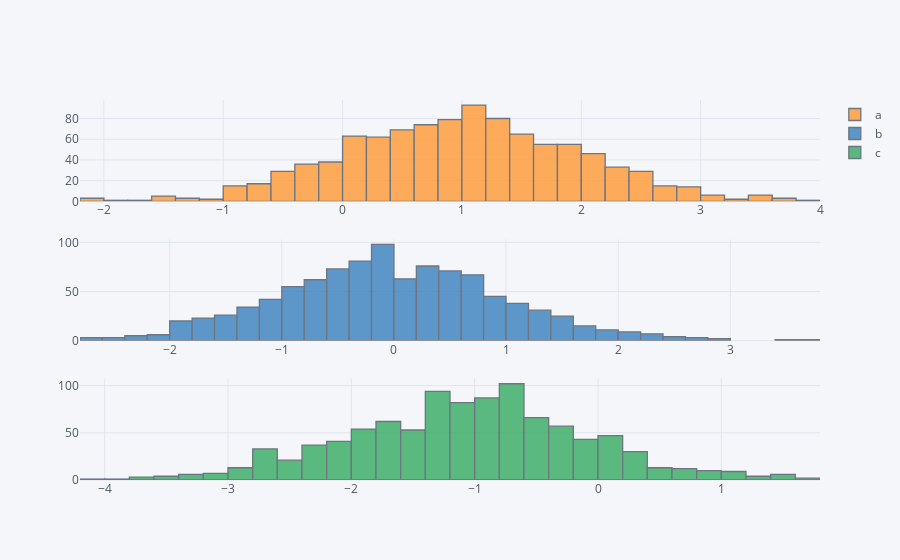

Notebook code for this chart:
### Code cell
iplot(df.iplot(asFigure=True,kind='histogram', subplots=True, shape=(3, 1), filename='cufflinks/histogram-subplots'))

### Figure 1 — Plotly figure (JSON) as saved in the notebook; plotly's stock layout.template omitted (floating-point values rounded to 4 significant figures; data arrays with more than 128 entries replaced by an {"elided": "..."} marker saying what was removed)
{"data": [{"histfunc": "count", "histnorm": "", "marker": {"color": "rgba(255, 153, 51, 1.0)", "line": {"color": "#4D5663", "width": 1.3}}, "name": "a", "opacity": 0.8, "orientation": "v", "type": "histogram", "uid": "f8fb53fa-fd94-11e8-845a-c49ded18145b", "x": {"elided": "1000 float values"}, "xaxis": "x", "yaxis": "y"}, {"histfunc": "count", "histnorm": "", "marker": {"color": "rgba(55, 128, 191, 1.0)", "line": {"color": "#4D5663", "width": 1.3}}, "name": "b", "opacity": 0.8, "orientation": "v", "type": "histogram", "uid": "f8fb7b22-fd94-11e8-8e82-c49ded18145b", "x": {"elided": "1000 float values"}, "xaxis": "x2", "yaxis": "y2"}, {"histfunc": "count", "histnorm": "", "marker": {"color": "rgba(50, 171, 96, 1.0)", "line": {"color": "#4D5663", "width": 1.3}}, "name": "c", "opacity": 0.8, "orientation": "v", "type": "histogram", "uid": "f8fb7b23-fd94-11e8-b2d8-c49ded18145b", "x": {"elided": "1000 float values"}, "xaxis": "x3", "yaxis": "y3"}], "layout": {"barmode": "overlay", "legend": {"bgcolor": "#F5F6F9", "font": {"color": "#4D5663"}}, "paper_bgcolor": "#F5F6F9", "plot_bgcolor": "#F5F6F9", "titlefont": {"color": "#4D5663"}, "xaxis": {"anchor": "y", "domain": [0, 1], "gridcolor": "#E1E5ED", "showgrid": true, "tickfont": {"color": "#4D5663"}, "title": "", "titlefont": {"color": "#4D5663"}, "zerolinecolor": "#E1E5ED"}, "xaxis2": {"anchor": "y2", "domain": [0, 1], "gridcolor": "#E1E5ED", "showgrid": true, "tickfont": {"color": "#4D5663"}, "title": "", "titlefont": {"color": "#4D5663"}, "zerolinecolor": "#E1E5ED"}, "xaxis3": {"anchor": "y3", "domain": [0, 1], "gridcolor": "#E1E5ED", "showgrid": true, "tickfont": {"color": "#4D5663"}, "title": "", "titlefont": {"color": "#4D5663"}, "zerolinecolor": "#E1E5ED"}, "yaxis": {"anchor": "x", "domain": [0.7333, 1], "gridcolor": "#E1E5ED", "showgrid": true, "tickfont": {"color": "#4D5663"}, "title": "", "titlefont": {"color": "#4D5663"}, "zerolinecolor": "#E1E5ED"}, "yaxis2": {"anchor": "x2", "domain": [0.3667, 0.6333], "gridcolor": "#E1E5ED", "showgrid": true, "tickfont": {"color": "#4D5663"}, "title": "", "titlefont": {"color": "#4D5663"}, "zerolinecolor": "#E1E5ED"}, "yaxis3": {"anchor": "x3", "domain": [0, 0.2667], "gridcolor": "#E1E5ED", "showgrid": true, "tickfont": {"color": "#4D5663"}, "title": "", "titlefont": {"color": "#4D5663"}, "zerolinecolor": "#E1E5ED"}}}
